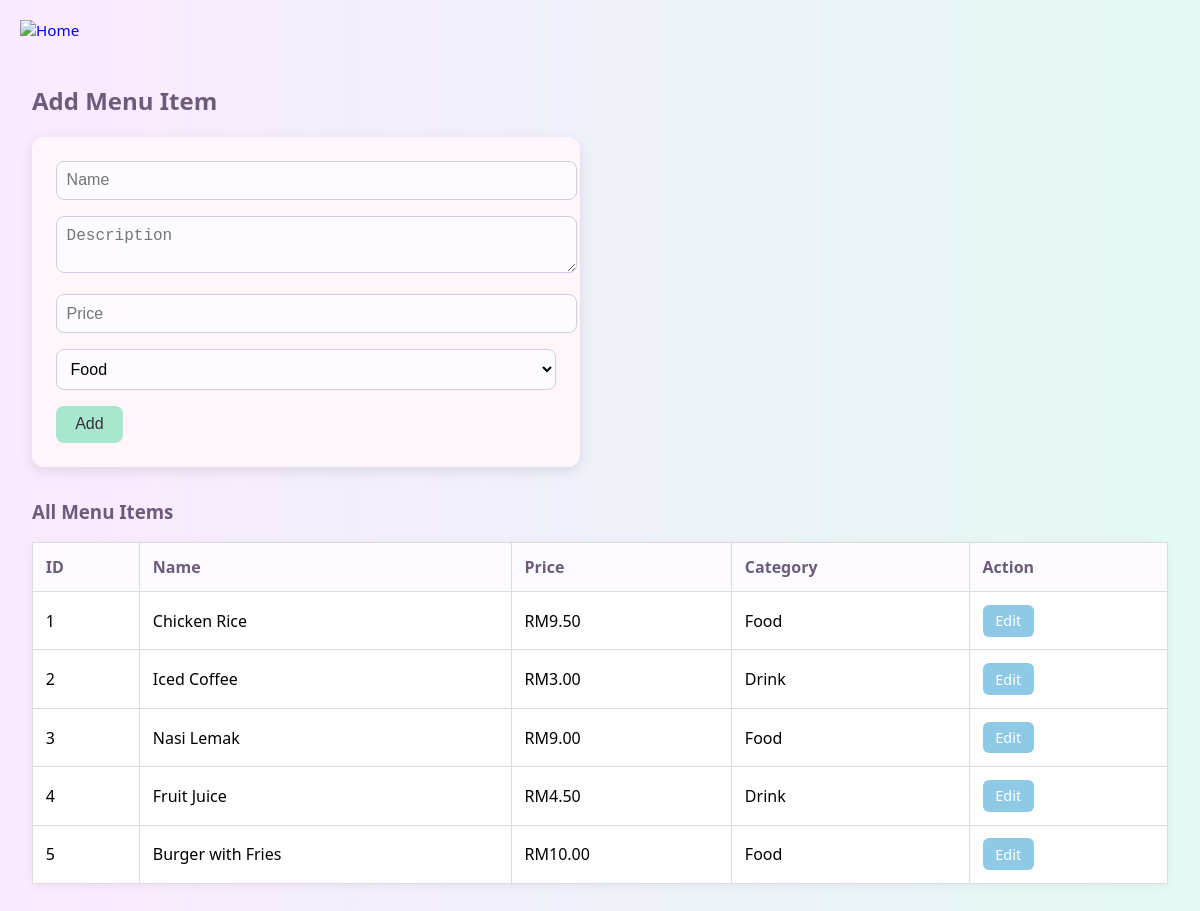
The app's page /manage_menu.php (signed in) with its own data.
### tables this page shows
CREATE TABLE `menu` (
  `id` int(11) NOT NULL,
  `name` varchar(100) NOT NULL,
  `description` text DEFAULT NULL,
  `category` enum('food','drink') NOT NULL,
  `price` decimal(10,2) NOT NULL,
  `availability` enum('available','unavailable') DEFAULT 'available'
);

### manage_menu.php (the view, shortened to what this page needs)
<?php
include("config.php");
$edit_item = null;
?>
<!DOCTYPE html>
<html>
<head>
</head>
<body>
<a href="staff_dashboard.php" class="home-btn">
    <img src="images/logo1.png" alt="Home">
</a>
<h2><?= $edit_item ? 'Edit Menu Item' : 'Add Menu Item' ?></h2>
<form method="POST">
    <input type="text" name="name" placeholder="Name" required value="<?= $edit_item['name'] ?? '' ?>">
    <textarea name="description" placeholder="Description"><?= $edit_item['description'] ?? '' ?></textarea>
    <input type="number" name="price" step="0.01" placeholder="Price" required value="<?= $edit_item['price'] ?? '' ?>">
    <select name="category" required>
        <option value="food" <?= (isset($edit_item) && $edit_item['category'] == 'food') ? 'selected' : '' ?>>Food</option>
    </select>
    <button type="submit" name="<?= $edit_item ? 'update' : 'add' ?>">
        <?= $edit_item ? 'Update' : 'Add' ?>
    </button>
</form>
<h3>All Menu Items</h3>
<table>
    <tr><th>ID</th><th>Name</th><th>Price</th><th>Category</th><th>Action</th></tr>
    <?php
    $result = $conn->query("SELECT * FROM menu");
    while ($row = $result->fetch_assoc()) {
        echo "<tr>
            <td>{$row['id']}</td>
            <td>" . htmlspecialchars($row['name']) . "</td>
            <td>RM" . number_format($row['price'], 2) . "</td>
            <td>" . ucfirst($row['category']) . "</td>
            <td>
                <a href='?edit={$row['id']}' class='btn edit-btn'>Edit</a>
            </td>
        </tr>";
    }
    ?>
</table>
</body>
</html>

### manage_menu.php (style rules this page uses)
body { font-family: 'Segoe UI', Tahoma, Geneva, Verdana, sans-serif; background: linear-gradient(to right, #fbeaff, #e4f9f5); margin: 0; padding: 4rem 2rem 2rem; position: relative; }
.home-btn { position: fixed; top: 20px; left: 20px; z-index: 1000; }
.home-btn img { height: 60px; width: auto; cursor: pointer; transition: transform 0.2s ease; }
h2, h3 { color: #6c5b7b; }
form { background-color: #fff6fb; padding: 1.5rem; border-radius: 12px; box-shadow: 0 4px 14px rgba(0, 0, 0, 0.1); max-width: 500px; margin-bottom: 2rem; }
input[type="text"], input[type="number"], textarea, select { width: 100%; padding: 0.6rem; margin-bottom: 1rem; border: 1px solid #d3cce3; border-radius: 8px; font-size: 1rem; background-color: #fdfbff; }
button { background-color: #a8e6cf; color: #333; padding: 0.6rem 1.2rem; border: none; border-radius: 8px; cursor: pointer; font-size: 1rem; transition: background-color 0.3s; }
a { text-decoration: none; font-size: 0.95rem; }
table { width: 100%; border-collapse: collapse; background-color: #fff; box-shadow: 0 2px 10px rgba(0,0,0,0.05); }
th, td { padding: 0.8rem; border: 1px solid #ddd; text-align: left; }
th { background-color: #fdfbff; color: #6c5b7b; }
.btn { padding: 0.4rem 0.8rem; border-radius: 6px; font-size: 0.9rem; text-decoration: none; margin-right: 0.3rem; display: inline-block; text-align: center; color: #fff; }
.edit-btn { background-color: #8ecae6; }

### records on screen
menu: id "1", name "Chicken Rice", price "9.50", category "Food"
menu: id "2", name "Iced Coffee", price "3.00", category "Drink"
menu: id "3", name "Nasi Lemak", price "9.00", category "Food"
menu: id "4", name "Fruit Juice", price "4.50", category "Drink"
menu: id "5", name "Burger with Fries", price "10.00", category "Food"
